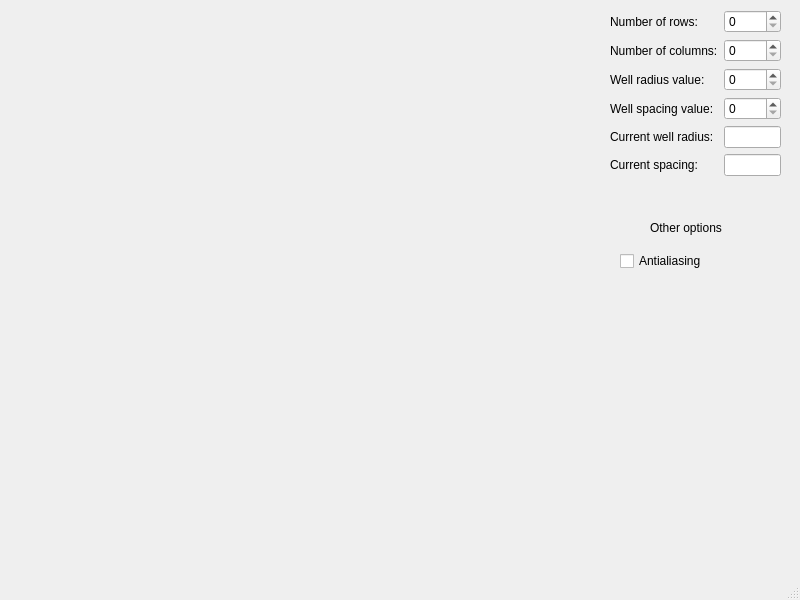
<?xml version="1.0" encoding="UTF-8"?>
<ui version="4.0">
 <class>MainWindow</class>
 <widget class="QMainWindow" name="MainWindow">
  <property name="geometry">
   <rect>
    <x>0</x>
    <y>0</y>
    <width>800</width>
    <height>600</height>
   </rect>
  </property>
  <property name="windowTitle">
   <string>MainWindow</string>
  </property>
  <widget class="QWidget" name="centralwidget">
   <widget class="QWidget" name="formLayoutWidget">
    <property name="geometry">
     <rect>
      <x>610</x>
      <y>10</y>
      <width>171</width>
      <height>192</height>
     </rect>
    </property>
    <layout class="QFormLayout" name="formLayout">
     <item row="0" column="0">
      <widget class="QLabel" name="label">
       <property name="text">
        <string>Number of rows:</string>
       </property>
      </widget>
     </item>
     <item row="0" column="1">
      <widget class="QSpinBox" name="rowsSpinbox"/>
     </item>
     <item row="1" column="0">
      <widget class="QLabel" name="label_2">
       <property name="text">
        <string>Number of columns:</string>
       </property>
      </widget>
     </item>
     <item row="1" column="1">
      <widget class="QSpinBox" name="columnsSpinbox"/>
     </item>
     <item row="2" column="0">
      <widget class="QLabel" name="label_4">
       <property name="text">
        <string>Well radius value: </string>
       </property>
      </widget>
     </item>
     <item row="2" column="1">
      <widget class="QSpinBox" name="wellRadiusSpinBox"/>
     </item>
     <item row="3" column="0">
      <widget class="QLabel" name="label_6">
       <property name="text">
        <string>Well spacing value:</string>
       </property>
      </widget>
     </item>
     <item row="3" column="1">
      <widget class="QSpinBox" name="wellSpacingSpinBox"/>
     </item>
     <item row="4" column="0">
      <widget class="QLabel" name="label_3">
       <property name="text">
        <string>Current well radius:</string>
       </property>
      </widget>
     </item>
     <item row="4" column="1">
      <widget class="QLineEdit" name="radiusSize"/>
     </item>
     <item row="5" column="0">
      <widget class="QLabel" name="label_5">
       <property name="text">
        <string>Current spacing:</string>
       </property>
      </widget>
     </item>
     <item row="5" column="1">
      <widget class="QLineEdit" name="wellSpacing"/>
     </item>
    </layout>
   </widget>
   <widget class="WellWidget" name="widget" native="true">
    <property name="geometry">
     <rect>
      <x>0</x>
      <y>0</y>
      <width>601</width>
      <height>561</height>
     </rect>
    </property>
    <property name="styleSheet">
     <string notr="true">border-color:red</string>
    </property>
   </widget>
   <widget class="QLabel" name="label_7">
    <property name="geometry">
     <rect>
      <x>650</x>
      <y>220</y>
      <width>91</width>
      <height>16</height>
     </rect>
    </property>
    <property name="text">
     <string>Other options</string>
    </property>
   </widget>
   <widget class="QCheckBox" name="antialiasingCheckBox">
    <property name="geometry">
     <rect>
      <x>620</x>
      <y>250</y>
      <width>151</width>
      <height>22</height>
     </rect>
    </property>
    <property name="text">
     <string>Antialiasing</string>
    </property>
   </widget>
  </widget>
  <widget class="QMenuBar" name="menubar">
   <property name="geometry">
    <rect>
     <x>0</x>
     <y>0</y>
     <width>800</width>
     <height>25</height>
    </rect>
   </property>
  </widget>
  <widget class="QStatusBar" name="statusbar"/>
 </widget>
 <customwidgets>
  <customwidget>
   <class>WellWidget</class>
   <extends>QWidget</extends>
   <header>wellwidget.h</header>
   <container>1</container>
  </customwidget>
 </customwidgets>
 <resources/>
 <connections/>
</ui>
